Frame 1 (no input): blank canvas, image omitted
Frame 60 (the mouse pressed at the canvas centre just before this capture): blank canvas, image omitted
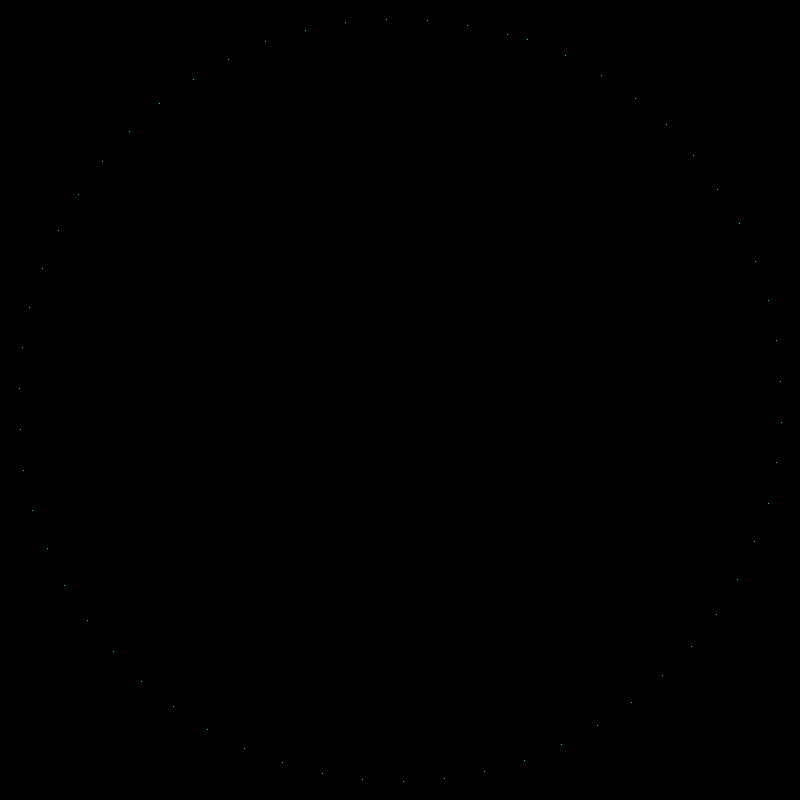
Frame 120 (the mouse held since frame 60 and released just before this capture)

The Processing sketch whose frames 1 and 60 were blank and that drew this single picture after the mouse press (run headless with seeded random() and noise(); from frame 60 on, the mouse is pressed at the canvas centre):

// Processing sketch: Strange_Loops
// ── Strange_Loops.pde
ArrayList flares;

void setup() {
  size(800,800); 
  background(0);
  smooth();
 
  noFill();
  frameRate(30);
  //ellipse(centerX, centerY, radius*2, radius*2);
  flares = new ArrayList();
  flares.add(generateFlare(random(width), random(height)));
}
  
void draw() {
  for(int i=0; i < flares.size(); i++) {
    Flare flare = (Flare) flares.get(i);
    flare.update();
  }
}


void mousePressed() {
  flares.add(generateFlare(mouseX,mouseY));
}

Flare generateFlare(float newX, float newY) {
    float newRadius = random(width/2);
  float newWeight = random(2);
 return new Flare(newX, newY, newRadius, newWeight);
}

// ── flare.pde
class Flare {
  float centerX;
  float centerY;
  float x1,y1,x2,y2;
  float noiseValue = random(10); //randomizes noise start point
  float radVarianceSeed = random(100);
  float radVariance,thisRadius,rad,oppRad;
  float angle = 0;
  float angleStep = random(10);
  float strokeAlpha = 250; 
  float startingAngle = random(360);
  int flareTint; 
  float radius;
  float weight;
  int segments = 50;
  color blueFrom = #00ffea;
  color blueTo = #0006ff;
  color redFrom = #ff0000;
  color redTo = #ffc000;
  color blueBase, redBase, flareBase;
  
  Flare(float _x, float _y, float _radius, float _weight) { //constructor
    centerX = _x;
    centerY = _y;
    radius = _radius;

    weight = _weight;
    blueBase = generateColor(blueFrom,blueTo);
    redBase = generateColor(redFrom, blueFrom);
    flareBase = generateColor(blueBase,redBase);
    flareTint = flareBase;
  }
  
  void update() {
    if (angle <= 360) {
      noiseValue += random(1);
      radVariance = (random(radVarianceSeed)+radVarianceSeed) * noise(noiseValue);
      if (angle + startingAngle > 360)
      {
        startingAngle -= 360;
      }
      thisRadius = radius + radVariance;
      rad = radians(angle+startingAngle);
      oppRad = rad + PI;
      x1 = centerX + (thisRadius * cos(rad));
      y1 = centerY + (thisRadius * sin(rad));
      x2 = centerX + (thisRadius * cos(oppRad));
      y2 = centerY + (thisRadius *sin(oppRad));
     
      strokeWeight(weight/2);
      
      float alphaStep = strokeAlpha/segments;
      float newAlpha;
      float newX, newY, fraction;
      float lastX = x1;
      float lastY = y1;
      /*
      strokeWeight(weight/2);
      stroke(flareTint,strokeAlpha);
      line(x1,y1,x2,y2);
      strokeWeight(weight);
      stroke(#ffffff,strokeAlpha);
      line(x1,y1,x2,y2);
      */
      
      /*
      for (int i = 0; i < segments; i++) {
        fraction = i / segments;
        newAlpha = strokeAlpha - (alphaStep*i);
        newX = lerp(x1,x2, fraction);
        newY = lerp(y1,y2,fraction);
        strokeWeight(weight);
        stroke(flareTint,strokeAlpha);
        point(newX,newY);
        lastX = newX;
        lastY = newY;      
      }   */
     
      strokeWeight(weight);
      stroke(flareTint,strokeAlpha);
      point(x2,y2);
      angle += angleStep; 
    }
   else {
      angleStep = random(4)+1;
      angle = 0;
      //strokeAlpha = random(3)+1;
      flareTint = generateColor(redBase,blueBase);
    } 
  }
  
  color generateColor(color from, color to) {
    float amount = random(1);
    return lerpColor(from,to,amount);
  }
}
